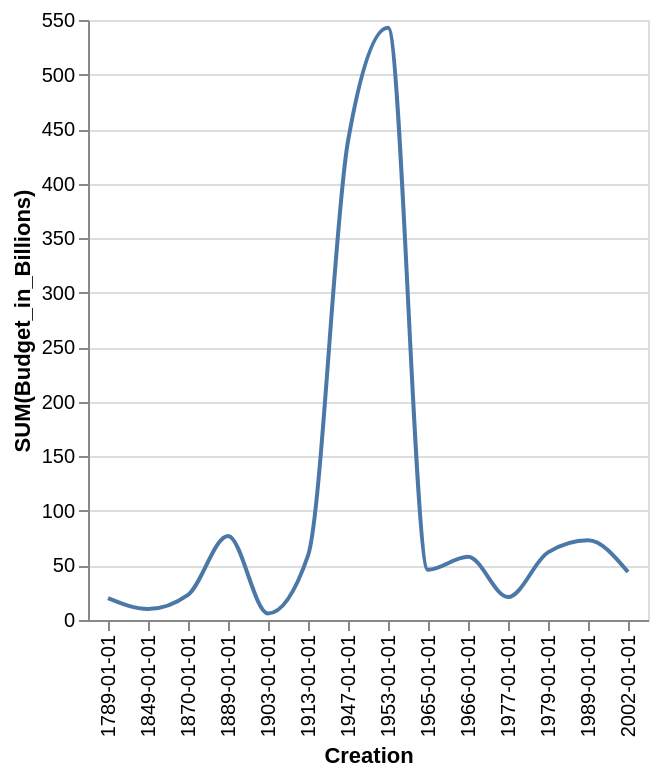

Here is the Vega-Lite specification saved for this chart:
### Vega-Lite specification from a JSON file in a GitHub repository (floating-point values rounded to 4 significant figures)
{"data": {"values": [{"x_data": "1789-01-01", "y_data": 20}, {"x_data": "1849-01-01", "y_data": 10}, {"x_data": "1870-01-01", "y_data": 23}, {"x_data": "1889-01-01", "y_data": 77}, {"x_data": "1903-01-01", "y_data": 6}, {"x_data": "1913-01-01", "y_data": 59}, {"x_data": "1947-01-01", "y_data": 439}, {"x_data": "1953-01-01", "y_data": 543}, {"x_data": "1965-01-01", "y_data": 46}, {"x_data": "1966-01-01", "y_data": 58}, {"x_data": "1977-01-01", "y_data": 21}, {"x_data": "1979-01-01", "y_data": 62}, {"x_data": "1989-01-01", "y_data": 73}, {"x_data": "2002-01-01", "y_data": 44}]}, "mark": {"type": "line", "interpolate": "monotone"}, "encoding": {"x": {"field": "x_data", "type": "nominal", "title": "Creation", "sort": "ascending"}, "y": {"field": "y_data", "type": "quantitative", "title": "SUM(Budget_in_Billions)"}}}
